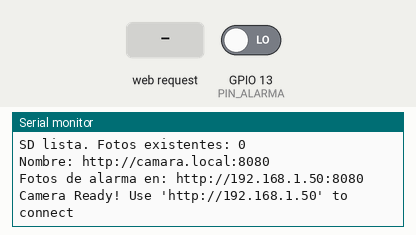
Recording of a sketch running on a simulated ESP32. Shown: the last lines printed to the serial monitor. The inputs (shaded band) are chosen by the test bench; at power-on: GPIO 13 (PIN_ALARMA) LOW. WiFi joins after 1.5 s; servers stay silent unless stated; storage starts empty; the camera gives no picture.

Above: at 3.0 s.
3.1 s: GPIO 13 (PIN_ALARMA) driven HIGH
At 3.6 s:
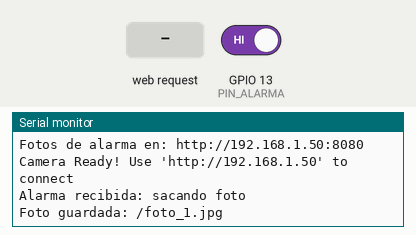
4.7 s: HTTP request GET /foto received
At 6.3 s:
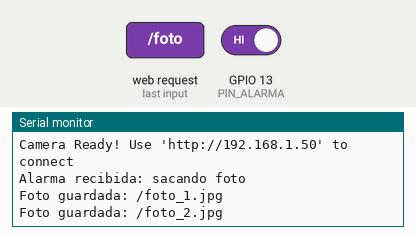

Measured:
- after the input at 3.1 s, the serial monitor: prints a new line at once (image 1)
- after the input at 4.7 s, the serial monitor: prints a new line after 0.14 s (image 2)

The sketch:

CameraWebServer.ino
```cpp
#include <Arduino.h>
#include "esp_camera.h"
#include <WiFi.h>

// ===========================
// Select camera model in board_config.h
// ===========================
#include "board_config.h"
#include "FS.h"
#include "SD_MMC.h"
#include <WebServer.h>
#include <ESPmDNS.h>

const int PIN_ALARMA = 13;                       // viene del GPIO 19 del controlador
const unsigned long ESPERA_ENTRE_FOTOS_MS = 3000;

WebServer servidorFotos(8080);
int contadorFotos = 0;
bool sdLista = false;
bool alarmaAnterior = false;
unsigned long ultimaFotoMs = 0;

String nombreFoto(int n) {
  return "/foto_" + String(n) + ".jpg";
}

void iniciarSD() {
  // Modo 1-bit: deja libres el flash (GPIO 4) y el GPIO 13
  if (!SD_MMC.begin("/sdcard", true)) {
    Serial.println("No se pudo iniciar la SD (insertada? FAT32?)");
    return;
  }
  sdLista = true;
  while (SD_MMC.exists(nombreFoto(contadorFotos + 1))) contadorFotos++;
  Serial.printf("SD lista. Fotos existentes: %d\n", contadorFotos);
}

void tomarFoto() {
  if (!sdLista) {
    Serial.println("Sin SD: no se guarda la foto");
    return;
  }
  // Descartar un cuadro viejo y capturar uno nuevo
  camera_fb_t *fb = esp_camera_fb_get();
  if (fb) esp_camera_fb_return(fb);
  fb = esp_camera_fb_get();
  if (!fb) {
    Serial.println("Fallo al capturar la foto");
    return;
  }

  String ruta = nombreFoto(contadorFotos + 1);
  File archivo = SD_MMC.open(ruta, FILE_WRITE);
  if (!archivo) {
    Serial.println("No se pudo crear el archivo en la SD");
    esp_camera_fb_return(fb);
    return;
  }
  archivo.write(fb->buf, fb->len);
  archivo.close();
  esp_camera_fb_return(fb);

  contadorFotos++;
  Serial.printf("Foto guardada: %s\n", ruta.c_str());
}

void paginaInicio() {
  String html = "<html><head><meta charset='utf-8'>"
                "<meta name='viewport' content='width=device-width,initial-scale=1'>"
                "<meta http-equiv='refresh' content='5'><title>Alarma</title></head>"
                "<body style='font-family:sans-serif'><h2>Fotos de alarma</h2>";
  if (contadorFotos == 0) {
    html += "<p>Todavia no hay fotos.</p>";
  } else {
    html += "<p>Ultima foto (#" + String(contadorFotos) + "):</p>";
    html += "<img src='" + nombreFoto(contadorFotos) + "' style='max-width:100%'>";
    html += "<p>Anteriores: ";
    for (int n = contadorFotos - 1; n >= 1 && n >= contadorFotos - 10; n--) {
      html += "<a href='" + nombreFoto(n) + "'>#" + String(n) + "</a> ";
    }
    html += "</p>";
  }
  html += "</body></html>";
  servidorFotos.send(200, "text/html", html);
}

void servirArchivo() {
  String ruta = servidorFotos.uri();
  if (sdLista && ruta.endsWith(".jpg") && SD_MMC.exists(ruta)) {
    File f = SD_MMC.open(ruta, FILE_READ);
    servidorFotos.streamFile(f, "image/jpeg");
    f.close();
  } else {
    servidorFotos.send(404, "text/plain", "No encontrado");
  }
}
// ===========================
// Enter your WiFi credentials
// ===========================
const char *ssid = "EmmaP";
const char *password = "samsung1234";

void startCameraServer();
void setupLedFlash();

void setup() {
  Serial.begin(115200);
  Serial.setDebugOutput(true);
  Serial.println();

  camera_config_t config;
  config.ledc_channel = LEDC_CHANNEL_0;
  config.ledc_timer = LEDC_TIMER_0;
  config.pin_d0 = Y2_GPIO_NUM;
  config.pin_d1 = Y3_GPIO_NUM;
  config.pin_d2 = Y4_GPIO_NUM;
  config.pin_d3 = Y5_GPIO_NUM;
  config.pin_d4 = Y6_GPIO_NUM;
  config.pin_d5 = Y7_GPIO_NUM;
  config.pin_d6 = Y8_GPIO_NUM;
  config.pin_d7 = Y9_GPIO_NUM;
  config.pin_xclk = XCLK_GPIO_NUM;
  config.pin_pclk = PCLK_GPIO_NUM;
  config.pin_vsync = VSYNC_GPIO_NUM;
  config.pin_href = HREF_GPIO_NUM;
  config.pin_sccb_sda = SIOD_GPIO_NUM;
  config.pin_sccb_scl = SIOC_GPIO_NUM;
  config.pin_pwdn = PWDN_GPIO_NUM;
  config.pin_reset = RESET_GPIO_NUM;
  config.xclk_freq_hz = 20000000;
  config.frame_size = FRAMESIZE_UXGA;
  config.pixel_format = PIXFORMAT_JPEG;  // for streaming
  //config.pixel_format = PIXFORMAT_RGB565; // for face detection/recognition
  config.grab_mode = CAMERA_GRAB_WHEN_EMPTY;
  config.fb_location = CAMERA_FB_IN_PSRAM;
  config.jpeg_quality = 12;
  config.fb_count = 1;


  // if PSRAM IC present, init with UXGA resolution and higher JPEG quality
  //                      for larger pre-allocated frame buffer.
  if (config.pixel_format == PIXFORMAT_JPEG) {
    if (psramFound()) {
      config.jpeg_quality = 10;
      config.fb_count = 2;
      config.grab_mode = CAMERA_GRAB_LATEST;
    } else {
      // Limit the frame size when PSRAM is not available
      config.frame_size = FRAMESIZE_SVGA;
      config.fb_location = CAMERA_FB_IN_DRAM;
    }
  } else {
    // Best option for face detection/recognition
    config.frame_size = FRAMESIZE_240X240;
#if CONFIG_IDF_TARGET_ESP32S3
    config.fb_count = 2;
#endif
  }

#if defined(CAMERA_MODEL_ESP_EYE)
  pinMode(13, INPUT_PULLUP);
  pinMode(14, INPUT_PULLUP);
#endif

  // camera init
  esp_err_t err = esp_camera_init(&config);
  if (err != ESP_OK) {
    Serial.printf("Camera init failed with error 0x%x", err);
    return;
  }

  sensor_t *s = esp_camera_sensor_get();
  // initial sensors are flipped vertically and colors are a bit saturated
  if (s->id.PID == OV3660_PID) {
    s->set_vflip(s, 1);        // flip it back
    s->set_brightness(s, 1);   // up the brightness just a bit
    s->set_saturation(s, -2);  // lower the saturation
  }
  // drop down frame size for higher initial frame rate
  if (config.pixel_format == PIXFORMAT_JPEG) {
    s->set_framesize(s, FRAMESIZE_SVGA);
  }

#if defined(CAMERA_MODEL_M5STACK_WIDE) || defined(CAMERA_MODEL_M5STACK_ESP32CAM)
  s->set_vflip(s, 1);
  s->set_hmirror(s, 1);
#endif

#if defined(CAMERA_MODEL_ESP32S3_EYE)
  s->set_vflip(s, 1);
#endif

// Setup LED FLash if LED pin is defined in camera_pins.h
#if defined(LED_GPIO_NUM)
  setupLedFlash();
#endif

  // Red propia de la cámara (IP fija 192.168.4.1) + conexión al WiFi si existe
  WiFi.mode(WIFI_AP_STA);
  WiFi.softAP("Camara-Alarma", "alarma1234");   // clave de 8 caracteres o más
  WiFi.begin(ssid, password);
  WiFi.setSleep(false);

  Serial.print("Conectando al WiFi");
  unsigned long t0 = millis();
  while (WiFi.status() != WL_CONNECTED && millis() - t0 < 10000) {
    delay(500);
    Serial.print(".");
  }
  Serial.println();
  Serial.println("Red propia: Camara-Alarma  ->  http://192.168.4.1:8080");
  Serial.println("");
  Serial.println("WiFi connected");

   //codigo prueba
    servidorFotos.on("/foto", []() {
    tomarFoto();
    servidorFotos.sendHeader("Location", "/");
    servidorFotos.send(302, "text/plain", "");
  });

  startCameraServer();
    iniciarSD();
  pinMode(PIN_ALARMA, INPUT_PULLDOWN);
  servidorFotos.on("/", paginaInicio);
  servidorFotos.onNotFound(servirArchivo);
  servidorFotos.begin();
    if (MDNS.begin("camara")) {
    MDNS.addService("http", "tcp", 8080);
    Serial.println("Nombre: http://camara.local:8080");
  } else {
    Serial.println("No se pudo iniciar mDNS");
  }
  Serial.print("Fotos de alarma en: http://");
  Serial.print(WiFi.localIP());
  Serial.println(":8080");

  Serial.print("Camera Ready! Use 'http://");
  Serial.print(WiFi.localIP());
  Serial.println("' to connect");
}

void loop() {
  servidorFotos.handleClient();

  bool alarma = digitalRead(PIN_ALARMA);
  if (alarma && !alarmaAnterior && millis() - ultimaFotoMs > ESPERA_ENTRE_FOTOS_MS) {
    Serial.println("Alarma recibida: sacando foto");
    tomarFoto();
    ultimaFotoMs = millis();
  }
  alarmaAnterior = alarma;
  delay(10);
}
```

board_config.h
```cpp
#ifndef BOARD_CONFIG_H
#define BOARD_CONFIG_H

//
// WARNING!!! PSRAM IC required for UXGA resolution and high JPEG quality
//            Ensure ESP32 Wrover Module or other board with PSRAM is selected
//            Partial images will be transmitted if image exceeds buffer size
//
//            You must select partition scheme from the board menu that has at least 3MB APP space.

// ===================
// Select camera model
// ===================
//#define CAMERA_MODEL_WROVER_KIT // Has PSRAM
//#define CAMERA_MODEL_ESP_EYE  // Has PSRAM
//#define CAMERA_MODEL_ESP32S3_EYE // Has PSRAM
//#define CAMERA_MODEL_M5STACK_PSRAM // Has PSRAM
//#define CAMERA_MODEL_M5STACK_V2_PSRAM // M5Camera version B Has PSRAM
//#define CAMERA_MODEL_M5STACK_WIDE // Has PSRAM
//#define CAMERA_MODEL_M5STACK_ESP32CAM // No PSRAM
//#define CAMERA_MODEL_M5STACK_UNITCAM // No PSRAM
//#define CAMERA_MODEL_M5STACK_CAMS3_UNIT  // Has PSRAM
#define CAMERA_MODEL_AI_THINKER // Has PSRAM
//#define CAMERA_MODEL_TTGO_T_JOURNAL // No PSRAM
//#define CAMERA_MODEL_XIAO_ESP32S3 // Has PSRAM
// ** Espressif Internal Boards **
//#define CAMERA_MODEL_ESP32_CAM_BOARD
//#define CAMERA_MODEL_ESP32S2_CAM_BOARD
//#define CAMERA_MODEL_ESP32S3_CAM_LCD
//#define CAMERA_MODEL_DFRobot_FireBeetle2_ESP32S3 // Has PSRAM
//#define CAMERA_MODEL_DFRobot_Romeo_ESP32S3 // Has PSRAM
#include "camera_pins.h"

#endif  // BOARD_CONFIG_H
```

camera_pins.h
```cpp
#if defined(CAMERA_MODEL_WROVER_KIT)
#define PWDN_GPIO_NUM  -1
#define RESET_GPIO_NUM -1
#define XCLK_GPIO_NUM  21
#define SIOD_GPIO_NUM  26
#define SIOC_GPIO_NUM  27

#define Y9_GPIO_NUM    35
#define Y8_GPIO_NUM    34
#define Y7_GPIO_NUM    39
#define Y6_GPIO_NUM    36
#define Y5_GPIO_NUM    19
#define Y4_GPIO_NUM    18
#define Y3_GPIO_NUM    5
#define Y2_GPIO_NUM    4
#define VSYNC_GPIO_NUM 25
#define HREF_GPIO_NUM  23
#define PCLK_GPIO_NUM  22

#elif defined(CAMERA_MODEL_ESP_EYE)
#define PWDN_GPIO_NUM  -1
#define RESET_GPIO_NUM -1
#define XCLK_GPIO_NUM  4
#define SIOD_GPIO_NUM  18
#define SIOC_GPIO_NUM  23

#define Y9_GPIO_NUM    36
#define Y8_GPIO_NUM    37
#define Y7_GPIO_NUM    38
#define Y6_GPIO_NUM    39
#define Y5_GPIO_NUM    35
#define Y4_GPIO_NUM    14
#define Y3_GPIO_NUM    13
#define Y2_GPIO_NUM    34
#define VSYNC_GPIO_NUM 5
#define HREF_GPIO_NUM  27
#define PCLK_GPIO_NUM  25

#define LED_GPIO_NUM 22

#elif defined(CAMERA_MODEL_M5STACK_PSRAM)
#define PWDN_GPIO_NUM  -1
#define RESET_GPIO_NUM 15
#define XCLK_GPIO_NUM  27
#define SIOD_GPIO_NUM  25
#define SIOC_GPIO_NUM  23

#define Y9_GPIO_NUM    19
#define Y8_GPIO_NUM    36
#define Y7_GPIO_NUM    18
#define Y6_GPIO_NUM    39
#define Y5_GPIO_NUM    5
#define Y4_GPIO_NUM    34
#define Y3_GPIO_NUM    35
#define Y2_GPIO_NUM    32
#define VSYNC_GPIO_NUM 22
#define HREF_GPIO_NUM  26
#define PCLK_GPIO_NUM  21

#elif defined(CAMERA_MODEL_M5STACK_V2_PSRAM)
#define PWDN_GPIO_NUM  -1
#define RESET_GPIO_NUM 15
#define XCLK_GPIO_NUM  27
#define SIOD_GPIO_NUM  22
#define SIOC_GPIO_NUM  23

#define Y9_GPIO_NUM    19
#define Y8_GPIO_NUM    36
#define Y7_GPIO_NUM    18
#define Y6_GPIO_NUM    39
#define Y5_GPIO_NUM    5
#define Y4_GPIO_NUM    34
#define Y3_GPIO_NUM    35
#define Y2_GPIO_NUM    32
#define VSYNC_GPIO_NUM 25
#define HREF_GPIO_NUM  26
#define PCLK_GPIO_NUM  21

#elif defined(CAMERA_MODEL_M5STACK_WIDE)
#define PWDN_GPIO_NUM  -1
#define RESET_GPIO_NUM 15
#define XCLK_GPIO_NUM  27
#define SIOD_GPIO_NUM  22
#define SIOC_GPIO_NUM  23

#define Y9_GPIO_NUM    19
#define Y8_GPIO_NUM    36
#define Y7_GPIO_NUM    18
#define Y6_GPIO_NUM    39
#define Y5_GPIO_NUM    5
#define Y4_GPIO_NUM    34
#define Y3_GPIO_NUM    35
#define Y2_GPIO_NUM    32
#define VSYNC_GPIO_NUM 25
#define HREF_GPIO_NUM  26
#define PCLK_GPIO_NUM  21

#define LED_GPIO_NUM 2

#elif defined(CAMERA_MODEL_M5STACK_ESP32CAM)
#define PWDN_GPIO_NUM  -1
#define RESET_GPIO_NUM 15
#define XCLK_GPIO_NUM  27
#define SIOD_GPIO_NUM  25
#define SIOC_GPIO_NUM  23

#define Y9_GPIO_NUM    19
#define Y8_GPIO_NUM    36
#define Y7_GPIO_NUM    18
#define Y6_GPIO_NUM    39
#define Y5_GPIO_NUM    5
#define Y4_GPIO_NUM    34
#define Y3_GPIO_NUM    35
#define Y2_GPIO_NUM    17
#define VSYNC_GPIO_NUM 22
#define HREF_GPIO_NUM  26
#define PCLK_GPIO_NUM  21

#elif defined(CAMERA_MODEL_M5STACK_UNITCAM)
#define PWDN_GPIO_NUM  -1
#define RESET_GPIO_NUM 15
#define XCLK_GPIO_NUM  27
#define SIOD_GPIO_NUM  25
#define SIOC_GPIO_NUM  23

#define Y9_GPIO_NUM    19
#define Y8_GPIO_NUM    36
#define Y7_GPIO_NUM    18
#define Y6_GPIO_NUM    39
#define Y5_GPIO_NUM    5
#define Y4_GPIO_NUM    34
#define Y3_GPIO_NUM    35
#define Y2_GPIO_NUM    32
#define VSYNC_GPIO_NUM 22
#define HREF_GPIO_NUM  26
#define PCLK_GPIO_NUM  21

#elif defined(CAMERA_MODEL_M5STACK_CAMS3_UNIT)
#define PWDN_GPIO_NUM  -1
#define RESET_GPIO_NUM 21
#define XCLK_GPIO_NUM  11
#define SIOD_GPIO_NUM  17
#define SIOC_GPIO_NUM  41

#define Y9_GPIO_NUM    13
#define Y8_GPIO_NUM    4
#define Y7_GPIO_NUM    10
#define Y6_GPIO_NUM    5
#define Y5_GPIO_NUM    7
#define Y4_GPIO_NUM    16
#define Y3_GPIO_NUM    15
#define Y2_GPIO_NUM    6
#define VSYNC_GPIO_NUM 42
#define HREF_GPIO_NUM  18
#define PCLK_GPIO_NUM  12

#define LED_GPIO_NUM 14

#elif defined(CAMERA_MODEL_AI_THINKER)
#define PWDN_GPIO_NUM  32
#define RESET_GPIO_NUM -1
#define XCLK_GPIO_NUM  0
#define SIOD_GPIO_NUM  26
#define SIOC_GPIO_NUM  27

#define Y9_GPIO_NUM    35
#define Y8_GPIO_NUM    34
#define Y7_GPIO_NUM    39
#define Y6_GPIO_NUM    36
#define Y5_GPIO_NUM    21
#define Y4_GPIO_NUM    19
#define Y3_GPIO_NUM    18
#define Y2_GPIO_NUM    5
#define VSYNC_GPIO_NUM 25
#define HREF_GPIO_NUM  23
#define PCLK_GPIO_NUM  22

// 4 for flash led or 33 for normal led
#define LED_GPIO_NUM   4

#elif defined(CAMERA_MODEL_TTGO_T_JOURNAL)
#define PWDN_GPIO_NUM  0
#define RESET_GPIO_NUM 15
#define XCLK_GPIO_NUM  27
#define SIOD_GPIO_NUM  25
#define SIOC_GPIO_NUM  23

#define Y9_GPIO_NUM    19
#define Y8_GPIO_NUM    36
#define Y7_GPIO_NUM    18
#define Y6_GPIO_NUM    39
#define Y5_GPIO_NUM    5
#define Y4_GPIO_NUM    34
#define Y3_GPIO_NUM    35
#define Y2_GPIO_NUM    17
#define VSYNC_GPIO_NUM 22
#define HREF_GPIO_NUM  26
#define PCLK_GPIO_NUM  21

#elif defined(CAMERA_MODEL_XIAO_ESP32S3)
#define PWDN_GPIO_NUM  -1
#define RESET_GPIO_NUM -1
#define XCLK_GPIO_NUM  10
#define SIOD_GPIO_NUM  40
#define SIOC_GPIO_NUM  39

#define Y9_GPIO_NUM    48
#define Y8_GPIO_NUM    11
#define Y7_GPIO_NUM    12
#define Y6_GPIO_NUM    14
#define Y5_GPIO_NUM    16
#define Y4_GPIO_NUM    18
#define Y3_GPIO_NUM    17
#define Y2_GPIO_NUM    15
#define VSYNC_GPIO_NUM 38
#define HREF_GPIO_NUM  47
#define PCLK_GPIO_NUM  13

#elif defined(CAMERA_MODEL_ESP32_CAM_BOARD)
// The 18 pin header on the board has Y5 and Y3 swapped
#define USE_BOARD_HEADER 0
#define PWDN_GPIO_NUM    32
#define RESET_GPIO_NUM   33
#define XCLK_GPIO_NUM    4
#define SIOD_GPIO_NUM    18
#define SIOC_GPIO_NUM    23

#define Y9_GPIO_NUM 36
#define Y8_GPIO_NUM 19
#define Y7_GPIO_NUM 21
#define Y6_GPIO_NUM 39
#if USE_BOARD_HEADER
#define Y5_GPIO_NUM 13
#else
#define Y5_GPIO_NUM 35
#endif
#define Y4_GPIO_NUM 14
#if USE_BOARD_HEADER
#define Y3_GPIO_NUM 35
#else
#define Y3_GPIO_NUM 13
#endif
#define Y2_GPIO_NUM    34
#define VSYNC_GPIO_NUM 5
#define HREF_GPIO_NUM  27
#define PCLK_GPIO_NUM  25

#elif defined(CAMERA_MODEL_ESP32S3_CAM_LCD)
#define PWDN_GPIO_NUM  -1
#define RESET_GPIO_NUM -1
#define XCLK_GPIO_NUM  40
#define SIOD_GPIO_NUM  17
#define SIOC_GPIO_NUM  18

#define Y9_GPIO_NUM    39
#define Y8_GPIO_NUM    41
#define Y7_GPIO_NUM    42
#define Y6_GPIO_NUM    12
#define Y5_GPIO_NUM    3
#define Y4_GPIO_NUM    14
#define Y3_GPIO_NUM    47
#define Y2_GPIO_NUM    13
#define VSYNC_GPIO_NUM 21
#define HREF_GPIO_NUM  38
#define PCLK_GPIO_NUM  11

#elif defined(CAMERA_MODEL_ESP32S2_CAM_BOARD)
// The 18 pin header on the board has Y5 and Y3 swapped
#define USE_BOARD_HEADER 0
#define PWDN_GPIO_NUM    1
#define RESET_GPIO_NUM   2
#define XCLK_GPIO_NUM    42
#define SIOD_GPIO_NUM    41
#define SIOC_GPIO_NUM    18

#define Y9_GPIO_NUM 16
#define Y8_GPIO_NUM 39
#define Y7_GPIO_NUM 40
#define Y6_GPIO_NUM 15
#if USE_BOARD_HEADER
#define Y5_GPIO_NUM 12
#else
#define Y5_GPIO_NUM 13
#endif
#define Y4_GPIO_NUM 5
#if USE_BOARD_HEADER
#define Y3_GPIO_NUM 13
#else
#define Y3_GPIO_NUM 12
#endif
#define Y2_GPIO_NUM    14
#define VSYNC_GPIO_NUM 38
#define HREF_GPIO_NUM  4
#define PCLK_GPIO_NUM  3

#elif defined(CAMERA_MODEL_ESP32S3_EYE)
#define PWDN_GPIO_NUM  -1
#define RESET_GPIO_NUM -1
#define XCLK_GPIO_NUM  15
#define SIOD_GPIO_NUM  4
#define SIOC_GPIO_NUM  5

#define Y2_GPIO_NUM 11
#define Y3_GPIO_NUM 9
#define Y4_GPIO_NUM 8
#define Y5_GPIO_NUM 10
#define Y6_GPIO_NUM 12
#define Y7_GPIO_NUM 18
#define Y8_GPIO_NUM 17
#define Y9_GPIO_NUM 16

#define VSYNC_GPIO_NUM 6
#define HREF_GPIO_NUM  7
#define PCLK_GPIO_NUM  13

#elif defined(CAMERA_MODEL_DFRobot_FireBeetle2_ESP32S3) || defined(CAMERA_MODEL_DFRobot_Romeo_ESP32S3)
#define PWDN_GPIO_NUM  -1
#define RESET_GPIO_NUM -1
#define XCLK_GPIO_NUM  45
#define SIOD_GPIO_NUM  1
#define SIOC_GPIO_NUM  2

#define Y9_GPIO_NUM    48
#define Y8_GPIO_NUM    46
#define Y7_GPIO_NUM    8
#define Y6_GPIO_NUM    7
#define Y5_GPIO_NUM    4
#define Y4_GPIO_NUM    41
#define Y3_GPIO_NUM    40
#define Y2_GPIO_NUM    39
#define VSYNC_GPIO_NUM 6
#define HREF_GPIO_NUM  42
#define PCLK_GPIO_NUM  5

#else
#error "Camera model not selected"
#endif
```
